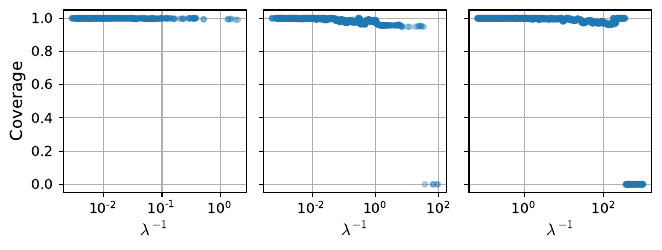

This figure's Python source:
import matplotlib.pyplot as plt
import pandas as pd

# from matplotlib import rc
from matplotlib import rcParams
from os.path import abspath, dirname, join

# directories
WD = dirname(abspath(__file__))
RES_DIR = join(WD, *['..', '..', 'results'])
OUT_DIR = dirname(abspath(__file__))

# kernels and scenarios
kernels = ['linear', 'poly', 'rbf']
scenarios = ['G', 'cw']

# plot params
# rc('text', usetex=True)
# rc('text.latex', preamble=r'\usepackage{amsmath}')
rcParams["mathtext.fontset"] = 'cm'
constrained_layout = True # use tight layout if False

if __name__ == '__main__':
    ## Coverage Comparison ##

    fig, axs = plt.subplots(1, 3, figsize=(6.5, 4.333), sharey=True, 
                            constrained_layout=constrained_layout)
    if not constrained_layout: fig.subplots_adjust(wspace=0.1)
    
    for i in range(3):
        # read in data and get vectors
        res = pd.read_csv(join(RES_DIR, 'validation_%s.csv' % kernels[i]), 
                          index_col=0)
        
        C = res.index.to_numpy()
        coverage = res.coverage
        
        # scatter plot
        axs[i].scatter(C, coverage, label=r'SVM', s=15, alpha=0.3, zorder=10)
        
        # add y-label for left plot
        if i == 0: 
            axs[i].set_ylabel(r'Coverage', fontsize=12)
        
        # set axis
        axs[i].set_ylim(-0.05, 1.05)
        axs[i].set_xscale('log')
        axs[i].set_xlabel(r'$\lambda^{-1}$', fontsize=12)
        axs[i].tick_params(labelsize=10)
        axs[i].tick_params(axis='x', which='minor', bottom=False)
        if i == 0: axs[i].set_xticks([0.01, 0.1, 1])
        axs[i].set_aspect(1 / axs[i].get_data_ratio())    
        axs[i].grid(True)
    
    # layout and save
    if not constrained_layout: fig.tight_layout()
    plt.savefig(join(OUT_DIR,'fig2.pdf'), dpi=200, bbox_inches='tight')
